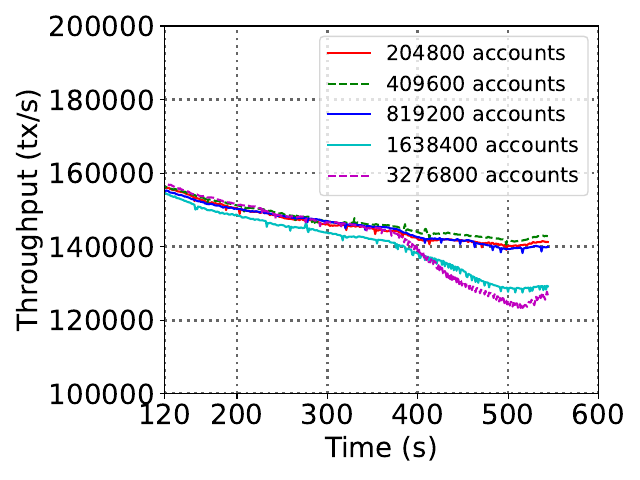

Write Python code to recreate this figure.
import util
import matplotlib
import matplotlib.pyplot as plt
import numpy as np

plt.grid(True, color='#666666', linestyle = ":", linewidth = "2")

shards = [2,4,8,16,32,64,128]
bases = [2,4, 8,16,32]
all_tps_s = []
shard_cnt = 32
member_cnt = 4

for account_base in bases:
    account_cnt = account_base * 102400
    logdir = "meepo128/"+str(shard_cnt)+"x"+str(member_cnt)+"_erc20_transfer8192*500of"+str(account_cnt)
    all_tps = util.get_all_tps(logdir)
    all_tps_s.append(all_tps)
    print(shard_cnt, member_cnt, len(all_tps))

min_len = 9999
for all_tps in all_tps_s:
    if len(all_tps)< min_len:
        min_len = len(all_tps)

x = np.arange(min_len)

lines = ["r-","g--","b-","c-","m--"]

for i in range(len(bases)):
    account_base = bases[i]
    account_cnt = account_base * 102400
    plt.plot(x, all_tps_s[i][:min_len], lines[i], label=str(account_cnt)+' accounts',  markersize=20)

# Add some text for labels, title and custom x-axis tick labels, etc.
plt.ylabel('Throughput (tx/s)', fontsize=20)
plt.xlabel('Time (s)', fontsize=20)
plt.xticks([120, 200,300,400,500,600],fontsize=20)
plt.yticks(fontsize=20)
plt.xlim(120,)
plt.ylim(100000,200000)
plt.legend(fontsize=15)

plt.tight_layout()

plt.savefig("rq1-3_accounttps.pdf")
plt.savefig("png/rq1-3_accounttps.png")
